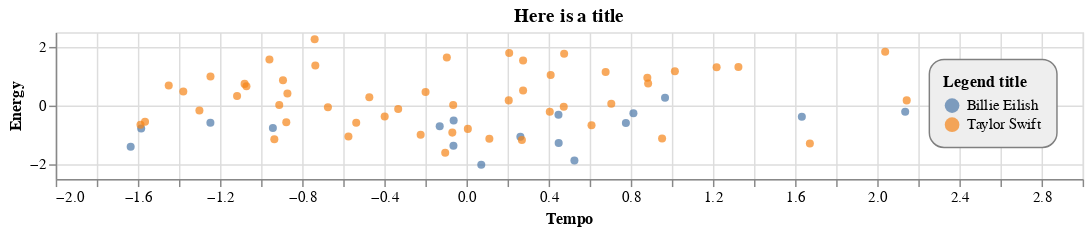

Write notebook code for a chart like this one.
### Code cell
clf = KNeighborsClassifier(n_neighbors=1)
clf.fit(X_train, y_train)
df["pred"] = clf.predict(df[["Tempo","Energy"]])
c = alt.Chart(df).mark_circle().encode(
    x="Tempo",
    y="Energy",
    color=alt.Color("pred", title="Legend title"),
).properties(
    title="Here is a title",
    width=700,
    height=100,
)

c.configure_legend(
    strokeColor='gray',
    fillColor='#EEEEEE',
    padding=10,
    cornerRadius=10,
    orient='top-right'
)
